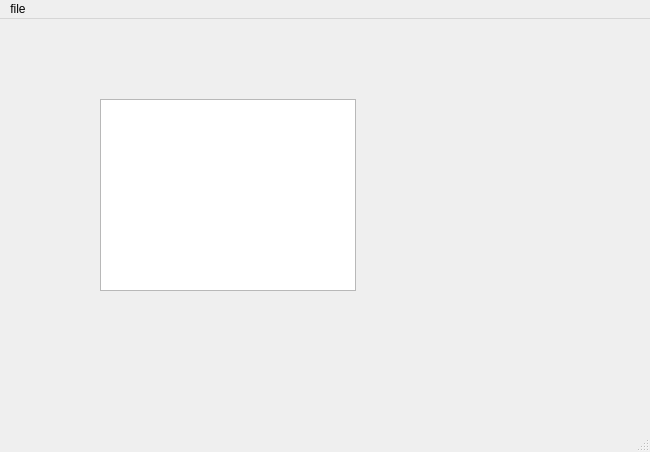
<?xml version="1.0" encoding="UTF-8"?>
<ui version="4.0">
 <class>MainWindow</class>
 <widget class="QMainWindow" name="MainWindow">
  <property name="geometry">
   <rect>
    <x>0</x>
    <y>0</y>
    <width>650</width>
    <height>452</height>
   </rect>
  </property>
  <property name="windowTitle">
   <string>MainWindow</string>
  </property>
  <widget class="QWidget" name="centralwidget">
   <widget class="QLabel" name="label">
    <property name="geometry">
     <rect>
      <x>120</x>
      <y>110</y>
      <width>54</width>
      <height>12</height>
     </rect>
    </property>
    <property name="text">
     <string/>
    </property>
   </widget>
   <widget class="QTableView" name="tableView">
    <property name="geometry">
     <rect>
      <x>100</x>
      <y>80</y>
      <width>256</width>
      <height>192</height>
     </rect>
    </property>
   </widget>
  </widget>
  <widget class="QMenuBar" name="menubar">
   <property name="geometry">
    <rect>
     <x>0</x>
     <y>0</y>
     <width>650</width>
     <height>23</height>
    </rect>
   </property>
   <widget class="QMenu" name="menufile">
    <property name="title">
     <string>file</string>
    </property>
    <addaction name="actionaction"/>
    <addaction name="actionsave"/>
   </widget>
   <addaction name="menufile"/>
  </widget>
  <widget class="QStatusBar" name="statusbar"/>
  <action name="actionaction">
   <property name="text">
    <string>test</string>
   </property>
  </action>
  <action name="actionsave">
   <property name="text">
    <string>save</string>
   </property>
  </action>
 </widget>
 <resources/>
 <connections/>
</ui>
